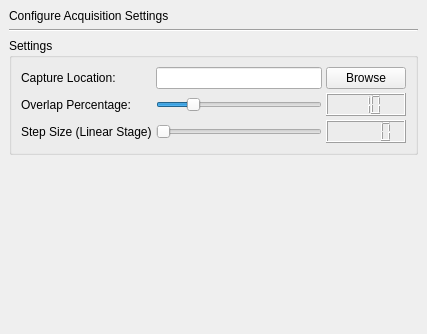
<?xml version="1.0" encoding="UTF-8"?>
<ui version="4.0">
 <class>SettingsDialogAcquisition</class>
 <widget class="QWidget" name="SettingsDialogAcquisition">
  <property name="enabled">
   <bool>true</bool>
  </property>
  <property name="geometry">
   <rect>
    <x>0</x>
    <y>0</y>
    <width>427</width>
    <height>334</height>
   </rect>
  </property>
  <property name="windowTitle">
   <string>Form</string>
  </property>
  <layout class="QVBoxLayout">
   <property name="spacing">
    <number>6</number>
   </property>
   <property name="margin">
    <number>9</number>
   </property>
   <item>
    <widget class="QLabel" name="heading">
     <property name="text">
      <string>Configure Acquisition Settings</string>
     </property>
     <property name="alignment">
      <set>Qt::AlignLeading|Qt::AlignLeft|Qt::AlignVCenter</set>
     </property>
    </widget>
   </item>
   <item>
    <widget class="Line" name="line">
     <property name="orientation">
      <enum>Qt::Horizontal</enum>
     </property>
    </widget>
   </item>
   <item>
    <widget class="QGroupBox" name="proxyBox">
     <property name="sizePolicy">
      <sizepolicy hsizetype="MinimumExpanding" vsizetype="Preferred">
       <horstretch>0</horstretch>
       <verstretch>0</verstretch>
      </sizepolicy>
     </property>
     <property name="title">
      <string>Settings</string>
     </property>
     <property name="checkable">
      <bool>false</bool>
     </property>
     <property name="checked">
      <bool>false</bool>
     </property>
     <layout class="QVBoxLayout">
      <property name="spacing">
       <number>6</number>
      </property>
      <property name="margin">
       <number>9</number>
      </property>
      <item>
       <layout class="QGridLayout">
        <property name="margin">
         <number>0</number>
        </property>
        <property name="spacing">
         <number>4</number>
        </property>
        <item row="0" column="0">
         <widget class="QLabel" name="label_2_2_2_2">
          <property name="text">
           <string>Capture Location:</string>
          </property>
         </widget>
        </item>
        <item row="0" column="1">
         <layout class="QHBoxLayout">
          <property name="spacing">
           <number>6</number>
          </property>
          <property name="margin">
           <number>0</number>
          </property>
          <item>
           <widget class="QLineEdit" name="imagesLocation">
            <property name="enabled">
             <bool>true</bool>
            </property>
            <property name="echoMode">
             <enum>QLineEdit::Normal</enum>
            </property>
           </widget>
          </item>
         </layout>
        </item>
        <item row="1" column="0">
         <widget class="QLabel" name="label_2_2_2">
          <property name="text">
           <string>Overlap Percentage: </string>
          </property>
         </widget>
        </item>
        <item row="1" column="1">
         <widget class="QSlider" name="overlapPercentage">
          <property name="enabled">
           <bool>true</bool>
          </property>
          <property name="maximum">
           <number>50</number>
          </property>
          <property name="value">
           <number>10</number>
          </property>
          <property name="orientation">
           <enum>Qt::Horizontal</enum>
          </property>
         </widget>
        </item>
        <item row="1" column="2">
         <widget class="QLCDNumber" name="lcdNumber">
          <property name="frameShape">
           <enum>QFrame::Box</enum>
          </property>
          <property name="numDigits">
           <number>3</number>
          </property>
          <property name="segmentStyle">
           <enum>QLCDNumber::Filled</enum>
          </property>
          <property name="intValue" stdset="0">
           <number>10</number>
          </property>
         </widget>
        </item>
        <item row="0" column="2">
         <widget class="QPushButton" name="browseBtn">
          <property name="text">
           <string>Browse</string>
          </property>
         </widget>
        </item>
        <item row="2" column="0">
         <widget class="QLabel" name="label">
          <property name="text">
           <string>Step Size (Linear Stage)</string>
          </property>
         </widget>
        </item>
        <item row="2" column="1">
         <widget class="QSlider" name="imageStepSizeSlider">
          <property name="minimum">
           <number>1000</number>
          </property>
          <property name="maximum">
           <number>5000</number>
          </property>
          <property name="orientation">
           <enum>Qt::Horizontal</enum>
          </property>
         </widget>
        </item>
        <item row="2" column="2">
         <widget class="QLCDNumber" name="lcdNumber_2">
          <property name="numDigits">
           <number>5</number>
          </property>
         </widget>
        </item>
       </layout>
      </item>
     </layout>
    </widget>
   </item>
   <item>
    <spacer>
     <property name="orientation">
      <enum>Qt::Vertical</enum>
     </property>
     <property name="sizeHint" stdset="0">
      <size>
       <width>382</width>
       <height>31</height>
      </size>
     </property>
    </spacer>
   </item>
  </layout>
 </widget>
 <tabstops>
  <tabstop>imagesLocation</tabstop>
 </tabstops>
 <resources/>
 <connections>
  <connection>
   <sender>overlapPercentage</sender>
   <signal>valueChanged(int)</signal>
   <receiver>lcdNumber</receiver>
   <slot>display(int)</slot>
   <hints>
    <hint type="sourcelabel">
     <x>198</x>
     <y>97</y>
    </hint>
    <hint type="destinationlabel">
     <x>398</x>
     <y>103</y>
    </hint>
   </hints>
  </connection>
  <connection>
   <sender>imageStepSizeSlider</sender>
   <signal>valueChanged(int)</signal>
   <receiver>lcdNumber_2</receiver>
   <slot>display(int)</slot>
   <hints>
    <hint type="sourcelabel">
     <x>262</x>
     <y>125</y>
    </hint>
    <hint type="destinationlabel">
     <x>359</x>
     <y>126</y>
    </hint>
   </hints>
  </connection>
 </connections>
</ui>
